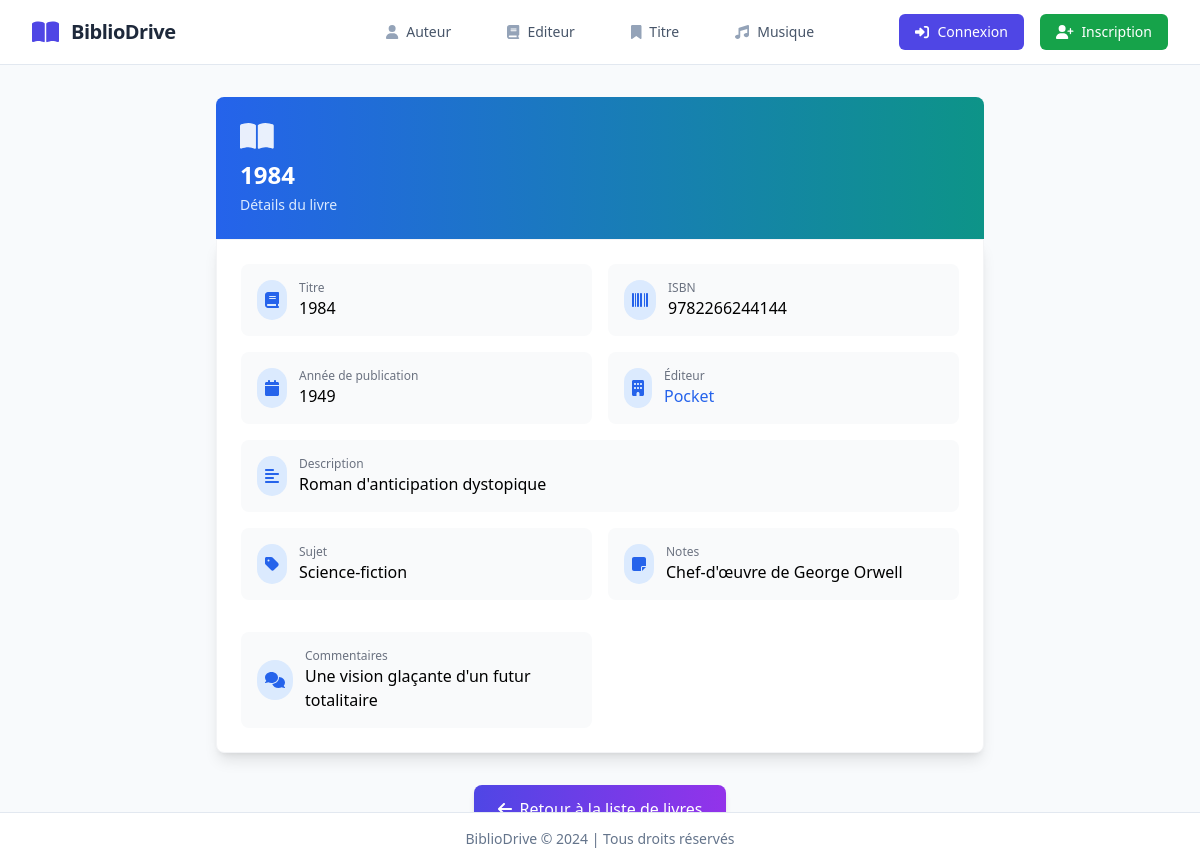
/book/9782266244144, run on the app's committed database.
### backoffice/models.py (models this page shows, shortened)
class Title(models.Model):
    title = models.CharField(max_length=255)
    year_published = models.SmallIntegerField()
    isbn = models.CharField(max_length=20, primary_key=True)
    pubid = models.ForeignKey(Publisher, on_delete=models.CASCADE)
    reserve_by = models.ForeignKey(User, on_delete=models.CASCADE, null=True, blank=True)
    description = models.CharField(max_length=50)
    notes = models.CharField(max_length=50)
    subject = models.CharField(max_length=50)
    comments = models.TextField()
    image = models.ImageField(upload_to='images/', null=True, blank=True)
    GENRE_CHOICES = [
        ('ROMAN', 'Roman'),
        ('SCIENCE', 'Science'),
        ('HISTOIRE', 'Histoire'),
        ('POLICIER', 'Policier'),
        ('FANTASY', 'Fantasy'),
        ('BIOGRAPHIE', 'Biographie'),
        ('AUTRE', 'Autre'),
    ]
    genre = models.CharField(max_length=20, choices=GENRE_CHOICES, default='AUTRE')

class Publisher(models.Model):
    pubid = models.AutoField(primary_key=True)
    name = models.CharField(max_length=50)
    company_name = models.CharField(max_length=255)
    address = models.CharField(max_length=50)
    city = models.CharField(max_length=20)
    state = models.CharField(max_length=10)
    zip_code = models.CharField(max_length=15)
    telephone = models.CharField(max_length=15)
    fax = models.CharField(max_length=15)
    comments = models.TextField()

### backoffice/views.py (the view)
# urls.py: path('book/<str:isbn>', views.book_detail, name="book-detail"),
def book_detail(request, isbn):
    book = get_object_or_404(Title, isbn=isbn)
    return render(request, 'book/book_detail.html', {'book': book})

### backoffice/templates/book/book_detail.html (shortened to what this page needs)
<!DOCTYPE html>
<html lang="fr">
<head>
    <link rel="stylesheet" href="https://cdnjs.cloudflare.com/ajax/libs/tailwindcss/2.2.19/tailwind.min.css">
</head>
<body>
    <main>
        {% extends 'base.html' %}
        {% block content %}
            <div class="container mx-auto px-4 py-8">
                <div class="max-w-3xl mx-auto">
                    <div class="bg-gradient-to-r from-blue-600 to-teal-600 rounded-t-lg p-6 text-white">
                        <h1 class="text-2xl font-bold">
                            <i class="fas fa-book-open text-3xl mb-2 block opacity-90"></i>
                            {{ book.title }}
                        </h1>
                        <p class="text-blue-100 text-sm mt-1">Détails du livre</p>
                    </div>
                    <div class="bg-white shadow-lg rounded-b-lg border border-gray-100 p-6">
                        <div class="grid grid-cols-1 md:grid-cols-2 gap-4">
                            <div class="bg-gray-50 rounded-lg p-4 hover:bg-gray-100 transition-colors duration-200">
                                <div class="flex items-center space-x-3">
                                    <div class="bg-blue-100 p-2 rounded-full">
                                        <i class="fas fa-book text-blue-600"></i>
                                    </div>
                                    <div>
                                        <p class="text-xs text-gray-500">Titre</p>
                                        <p class="text-base font-medium">{{ book.title }}</p>
                                    </div>
                                </div>
                            </div>
                            <div class="bg-gray-50 rounded-lg p-4 hover:bg-gray-100 transition-colors duration-200">
                                <div class="flex items-center space-x-3">
                                    <div class="bg-blue-100 p-2 rounded-full">
                                        <i class="fas fa-barcode text-blue-600"></i>
                                    </div>
                                    <div>
                                        <p class="text-xs text-gray-500">ISBN</p>
                                        <p class="text-base font-medium">{{ book.isbn }}</p>
                                    </div>
                                </div>
                            </div>
                            <div class="bg-gray-50 rounded-lg p-4 hover:bg-gray-100 transition-colors duration-200">
                                <div class="flex items-center space-x-3">
                                    <div class="bg-blue-100 p-2 rounded-full">
                                        <i class="fas fa-calendar text-blue-600"></i>
                                    </div>
                                    <div>
                                        <p class="text-xs text-gray-500">Année de publication</p>
                                        <p class="text-base font-medium">{{ book.year_published }}</p>
                                    </div>
                                </div>
                            </div>
                            <div class="bg-gray-50 rounded-lg p-4 hover:bg-gray-100 transition-colors duration-200">
                                <div class="flex items-center space-x-3">
                                    <div class="bg-blue-100 p-2 rounded-full">
                                        <i class="fas fa-building text-blue-600"></i>
                                    </div>
                                    <div>
                                        <p class="text-xs text-gray-500">Éditeur</p>
                                        <a href="{% url 'publisher-detail' publisher_id=book.pubid.pk %}" class="text-base font-medium text-blue-600 hover:text-blue-800">{{ book.pubid.name }}</a>
                                    </div>
                                </div>
                            </div>
                            <div class="bg-gray-50 rounded-lg p-4 hover:bg-gray-100 transition-colors duration-200 md:col-span-2">
                                <div class="flex items-center space-x-3">
                                    <div class="bg-blue-100 p-2 rounded-full">
                                        <i class="fas fa-align-left text-blue-600"></i>
                                    </div>
                                    <div>
                                        <p class="text-xs text-gray-500">Description</p>
                                        <p class="text-base font-medium">{{ book.description }}</p>
                                    </div>
                                </div>
                            </div>
                            <div class="bg-gray-50 rounded-lg p-4 hover:bg-gray-100 transition-colors duration-200">
                                <div class="flex items-center space-x-3">
                                    <div class="bg-blue-100 p-2 rounded-full">
                                        <i class="fas fa-tag text-blue-600"></i>
                                    </div>
                                    <div>
                                        <p class="text-xs text-gray-500">Sujet</p>
                                        <p class="text-base font-medium">{{ book.subject }}</p>
                                    </div>
                                </div>
                            </div>
                            <div class="bg-gray-50 rounded-lg p-4 hover:bg-gray-100 transition-colors duration-200">
                                <div class="flex items-center space-x-3">
                                    <div class="bg-blue-100 p-2 rounded-full">
                                        <i class="fas fa-sticky-note text-blue-600"></i>
                                    </div>
                                    <div>
                                        <p class="text-xs text-gray-500">Notes</p>
                                        <p class="text-base font-medium">{{ book.notes }}</p>
                                    </div>
                                </div>
                            </div>
                            <div class="mt-4 bg-gray-50 rounded-lg p-4 hover:bg-gray-100 transition-colors duration-200">
                                <div class="flex items-center space-x-3">
                                    <div class="bg-blue-100 p-2 rounded-full">
                                        <i class="fas fa-comments text-blue-600"></i>
                                    </div>
                                    <div>
                                        <p class="text-xs text-gray-500">Commentaires</p>
                                        <p class="text-base font-medium">{{ book.comments }}</p>
                                    </div>
                                </div>
                            </div>
                        </div>
                    </div>
                    <div class="flex justify-center mt-8">
                        <a href="{% url 'book-list' %}"
                            class="group flex items-center px-6 py-3 bg-gradient-to-r from-indigo-600 to-purple-600 text-white font-medium rounded-lg hover:from-indigo-700 hover:to-purple-700 transition-all duration-200 shadow-md hover:shadow-lg">
                            <i
                                class="fas fa-arrow-left mr-2 group-hover:-translate-x-1 transition-transform duration-200"></i>
                            Retour à la liste de livres
                        </a>
                    </div>
                </div>
            </div>
        {% endblock %}

### data on the page
Title: title "1984", isbn "9782266244144", year_published "1949", pubid.name "Pocket", description "Roman d'anticipation dystopique", subject "Science-fiction", notes "Chef-d'œuvre de George Orwell", comments "Une vision glaçante d'un futur totalitaire"
